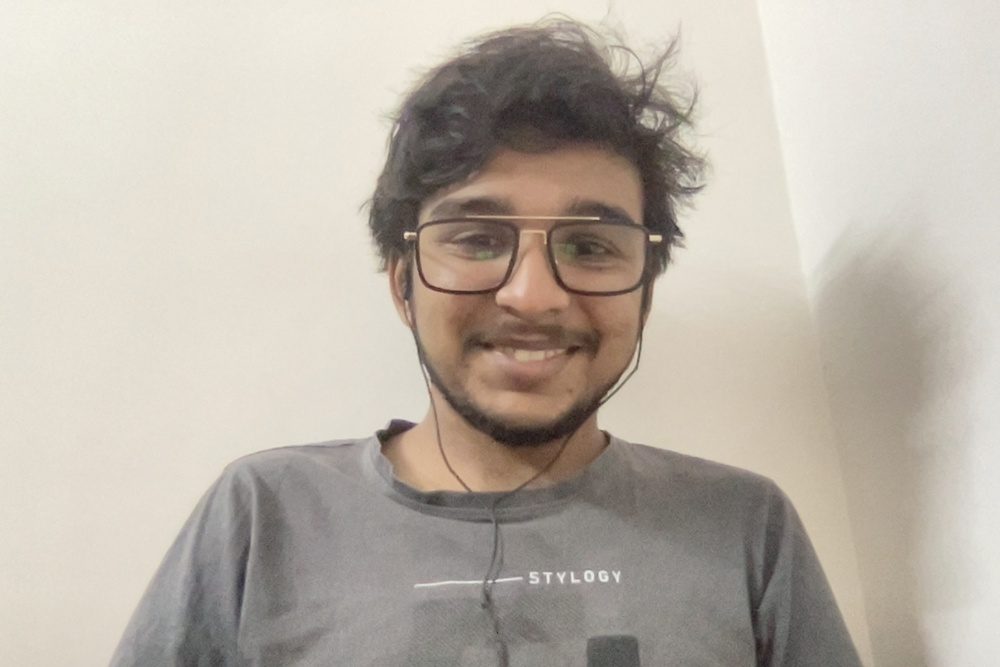
#> input picture image.jpg, 1000 x 667 px, shrunk from 1440 x 960 before the run, given in place of the camera
$ python main.py
#> lines starting #> are read from the running program, lines starting #| are printed output that depends on the picture; after the words box and inside, x2 and y2 are one past the last pixel; in counts of white or black regions, pixels touching at a corner belong together
import cv2.cv2 as cv2
import math

import numpy as np


def makeBit(img,thresh=255/2):
    inxi = 0
    for i in img:
        inxj = 0
        for j in i:
            if j >= thresh:
                img[inxi][inxj] = 255
            else:
                img[inxi][inxj] = 0

            inxj+=1
        inxi+=1
    return img

xx = 0
yy = 100
zz = 255
cap = cv2.VideoCapture(0)
while True:
    ret, frame = cap.read()
#> frame is the input picture: shape (667, 1000, 3); mean B, G, R 169.2, 179.8, 187.9
    og = frame
    canvas = np.zeros(frame.shape,np.uint8)
    frame = cv2.cvtColor(frame,cv2.COLOR_RGB2GRAY)
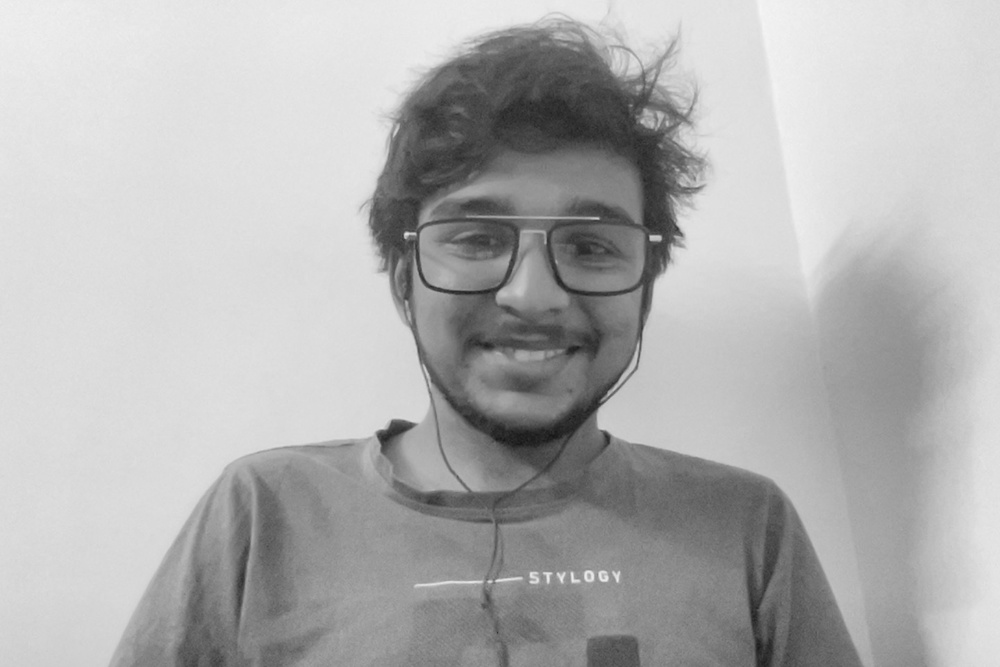
#> frame: shape (667, 1000); min 21, max 245, mean 177.6
    _ , frame = cv2.threshold(frame,0,255,cv2.THRESH_BINARY + cv2.THRESH_OTSU)
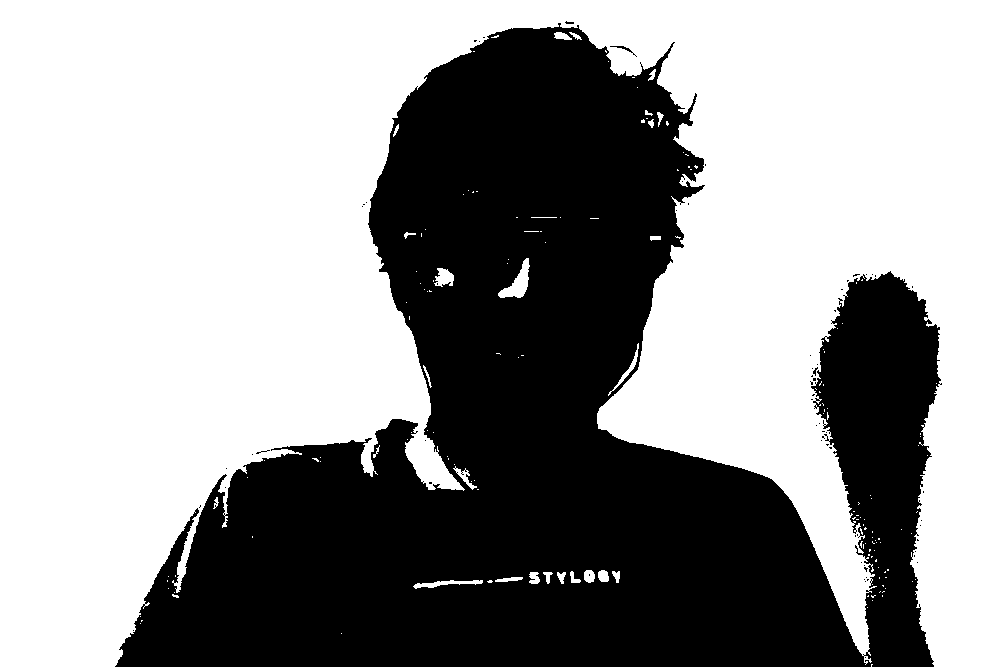
#> frame: shape (667, 1000); 59.7% white; 65 black regions (63 under 20 px)
    c,h = cv2.findContours(frame,cv2.RETR_LIST,cv2.CHAIN_APPROX_NONE)
#> c = 277 contours, 250 with area under 20; largest, box (x1, y1, x2, y2) and area: (0, 0, 1000, 667) 392432, (498, 258, 530, 298) 486, (434, 268, 454, 287) 215, (413, 580, 483, 589) 199, (608, 343, 639, 396) 129; h = 277 rows, first 6: [1, -1, -1, -1], [2, 0, -1, -1], [3, 1, -1, -1], [4, 2, -1, -1], [5, 3, -1, -1], [6, 4, -1, -1]

    cv2.drawContours(canvas,c,-1,(0,255,100),2)
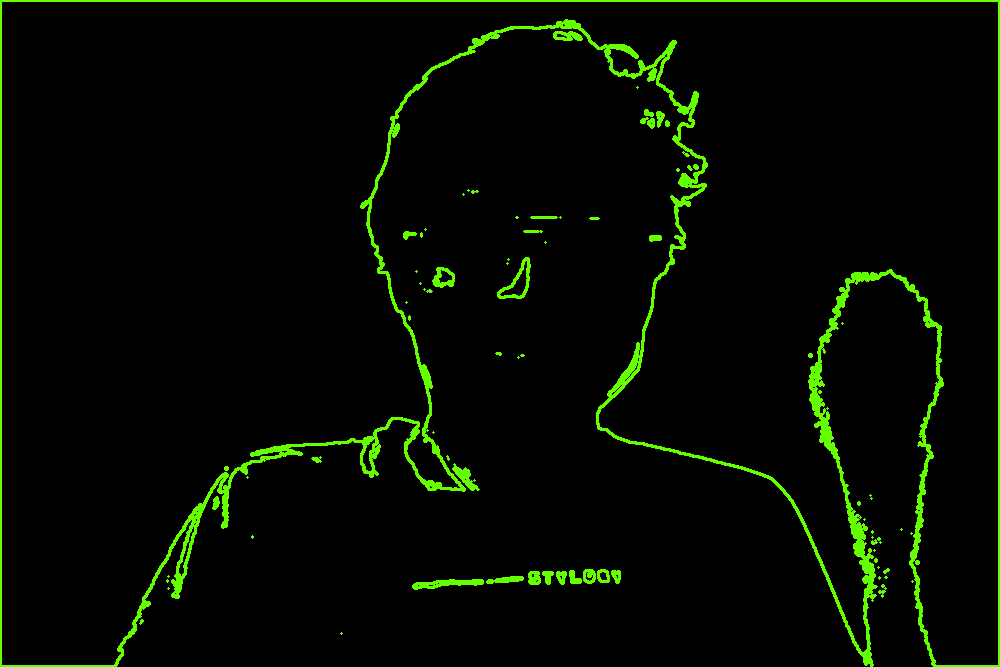
#> canvas: shape (667, 1000, 3); mean of channels 0, 1, 2 0, 10, 3.9; drawn as B, G, R
    cv2.imshow('webcam', cv2.add(og,canvas))
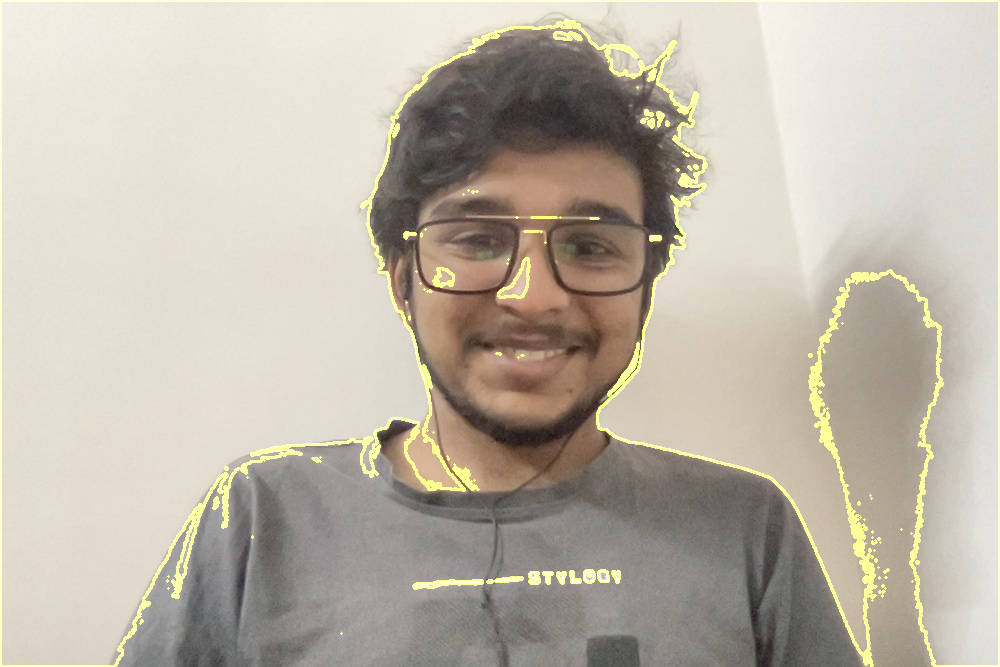
#> window 'webcam': shape (667, 1000, 3); mean B, G, R 169.2, 182.6, 190.3
# press escape to exit
    if (cv2.waitKey(1) == 27):
#> (key Esc is pressed here)
       break
cap.release()
cv2.destroyAllWindows()
